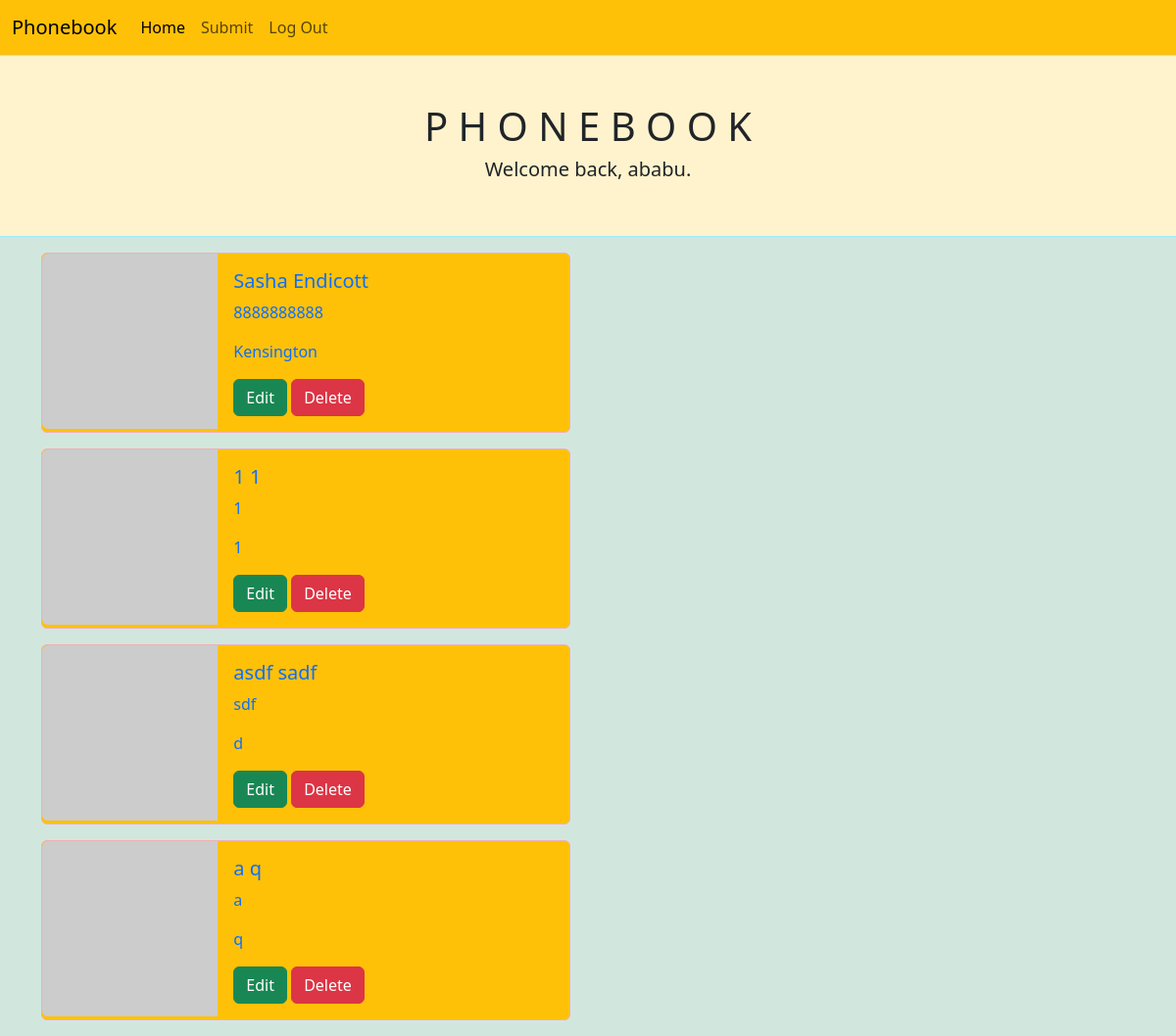
Page / (signed in) on the earlier database version.
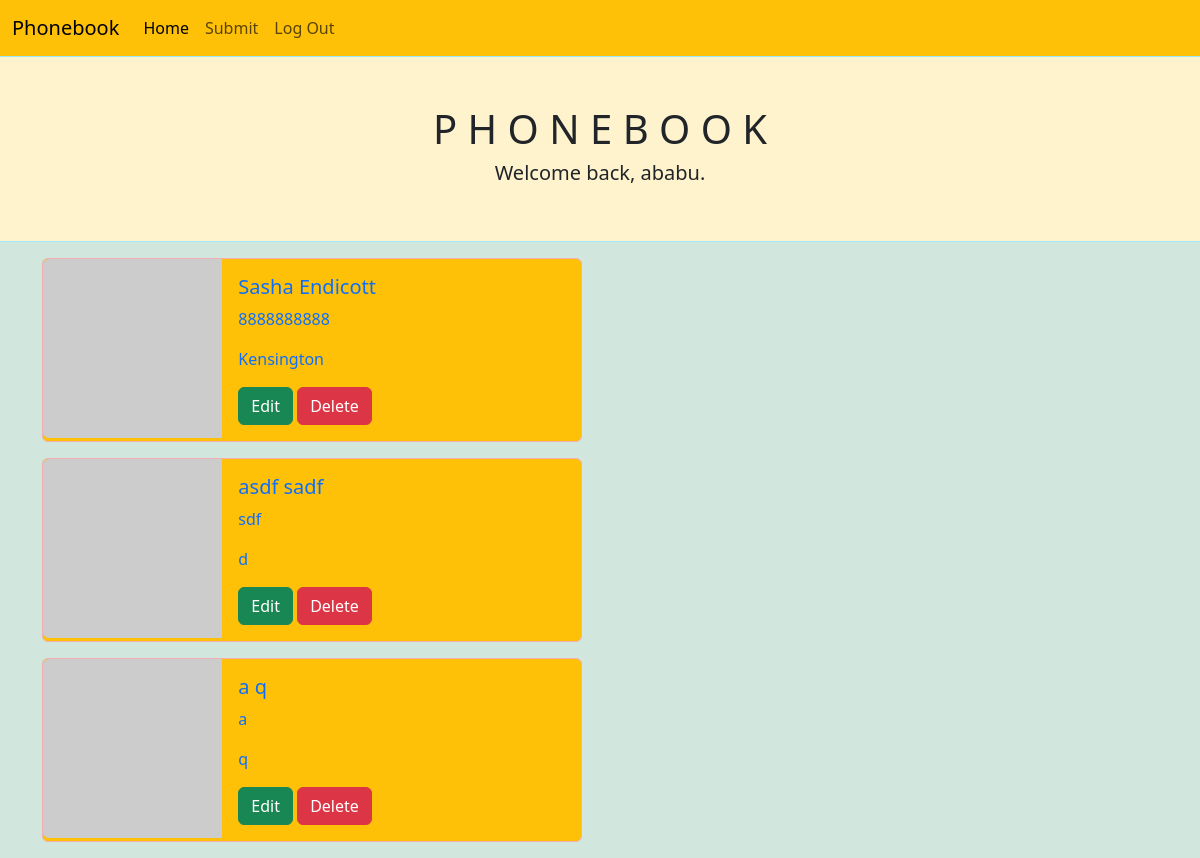
Same page on the later database version.
### app/models.py (models this page shows, shortened)
class User(db.Model, UserMixin):
    id = db.Column(db.Integer, primary_key=True)
    first_name = db.Column(db.String(50), nullable=False)
    last_name = db.Column(db.String(50), nullable=False)
    email = db.Column(db.String(75), nullable=False, unique=True)
    username = db.Column(db.String(75), nullable=False, unique=True)
    password = db.Column(db.String(255), nullable=False)
    entries = db.relationship('Entry', backref='submitter')

class Entry(db.Model):
    id = db.Column(db.Integer, primary_key=True)
    first_name = db.Column(db.String(50), nullable=False)
    last_name = db.Column(db.String(50), nullable=False)
    phone_number = db.Column(db.String(75), nullable=False)
    address = db.Column(db.String(100), nullable=False)
    date_created = db.Column(db.DateTime, nullable=False, default=datetime.utcnow)
    user_id = db.Column(db.Integer, db.ForeignKey('user.id')) # SQL - FOREIGN KEY(user_id) REFERENCES user(id)

### app/routes.py (the view)
@app.route('/')
def index():
    entries = Entry.query.all()
    return render_template('index.html', entries=entries)

### app/models.py (called while the page is built)
@login.user_loader
def get_a_user_by_id(user_id):
    return db.session.get(User, user_id)

### app/templates/index.html (shortened to what this page needs)
{% extends 'base.html' %}
{% block header %}
<h1>P H O N E B O O K</h1>
{% if current_user.is_authenticated %}
        <h5>Welcome back, {{ current_user.username }}.</h5>
    {% else %}
        <h5>Log in or create an account to make entries.</h5>
    {% endif %}
{% endblock %}
{% block content %}
        <div>
{% for entry in entries %}
{% if entry.submitter == current_user %}
<div class="card my-3 bg-warning text-primary border-danger-subtle" style="max-width: 540px;">
    <div class="row g-0">
      <div class="col-md-4">
        <img src="https://i.pravatar.cc/300" class="img-fluid rounded-start" alt="a kitten">
      </div>
      <div class="col-md-8">
        <div class="card-body">
          <h5 class="card-title">{{ entry.first_name }} {{ entry.last_name }}</h5>
          <p class="card-text">{{ entry.phone_number }}</p>
          <p class="card-text">{{ entry.address }}</p>
          <a href="{{ url_for('edit_entry', entry_id=entry.id) }}" class="btn btn-success">Edit</a>
          <button type="button" class="btn btn-danger" data-bs-toggle="modal" data-bs-target="#deleteEntryModal-{{ entry.id }}">
            Delete
        </button>
        </div>
      </div>
    </div>
</div>
{% endif %}
{% endfor %}
{% endblock %}

### app/templates/base.html (shortened to what this page needs)
<!DOCTYPE html>
<html lang="en">
<head>
    <link rel="stylesheet" href="https://cdn.jsdelivr.net/npm/bootstrap@5.3.0-alpha1/dist/css/bootstrap.min.css">
</head>
<body class="bg-success-subtle">
    {% include 'nav.html' %}
    <div class="row bg-warning-subtle border border-info-subtle py-5">
        <div class="col text-center">
            {% block header %}{% endblock %}
        </div>
    </div>
    <div class="container">
        {% block content %}
        {% endblock %}
    </div>
</body>
</html>

### app/templates/nav.html (shortened to what this page needs)
<nav class="navbar navbar-expand-lg navbar-light bg-warning">
    <div class="container-fluid">
      <a class="navbar-brand" href="/">Phonebook</a>
      <div class="collapse navbar-collapse" id="navbarNavAltMarkup">
        <div class="navbar-nav">
          <a class="nav-link active" aria-current="page" href="/">Home</a>
          {% if current_user.is_authenticated %}
                <a class="nav-link" href="/submission">Submit</a>
                <a class="nav-link" href="/logout">Log Out</a>
          {% else %}
                <a class="nav-link" href="/signup">Sign Up</a>
                <a class="nav-link" href="/login">Log In</a>
          {% endif %}
        </div>
      </div>
    </div>
  </nav>

Differences in the rows shown:
removed Entry: first_name "1", last_name "1", phone_number "1", address "1"
